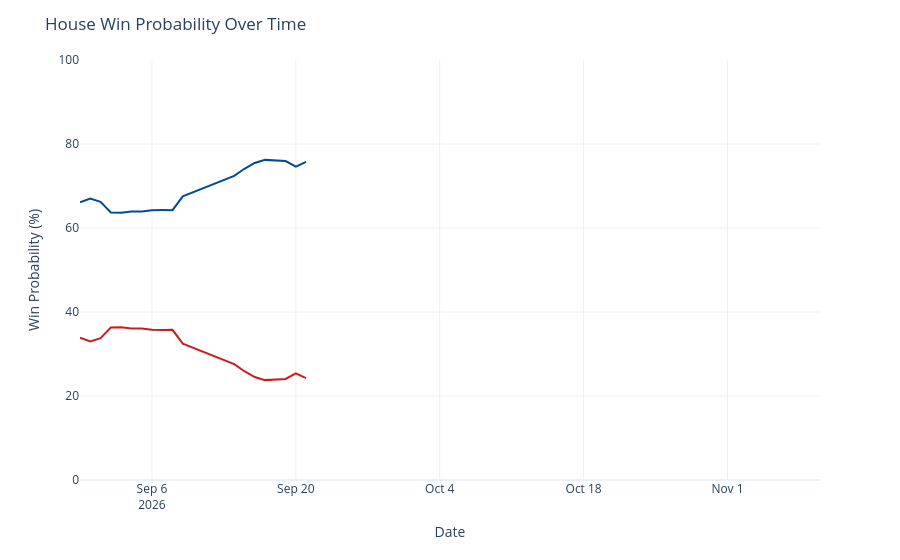

Notebook cell for this chart:
### Code cell
chance_over_time = output_ts[(output_ts['geo'] == 'US House') &
                             (output_ts['type'] == 'chance')]
chance_over_time['rep_chance'] = chance_over_time['y'].map(lambda x: 100 - x)
chance_over_time = chance_over_time.rename({'y': 'Democrats', 'rep_chance': 'Republicans'}, axis=1)
chance_time_ser = px.line(chance_over_time, x='date', y=['Democrats', 'Republicans'], template='plotly_white',
                         color_discrete_map={'Democrats': '#004b97', 'Republicans': '#c71e1d'},)
chance_time_ser.update_traces(hovertemplate="%{y:.1f}%")
chance_time_ser.update_layout(
    xaxis=dict(range=[pd.to_datetime('2026-08-30'), pd.to_datetime('2026-11-10')]),
    yaxis=dict(range=[0, 100]),
    xaxis_title='Date',
    yaxis_title='Win Probability (%)',
    title=dict(text="House Win Probability Over Time"),
    hovermode="x",
    showlegend=False
)
chance_time_ser

### Figure 1 — Plotly figure (JSON) as saved in the notebook; plotly's stock layout.template omitted (floating-point values rounded to 4 significant figures)
{"data": [{"hovertemplate": "%{y:.1f}%", "legendgroup": "Democrats", "line": {"color": "#004b97", "dash": "solid"}, "marker": {"symbol": "circle"}, "mode": "lines", "name": "Democrats", "orientation": "v", "showlegend": true, "type": "scatter", "x": ["2026-08-30", "2026-08-31", "2026-09-01", "2026-09-02", "2026-09-03", "2026-09-04", "2026-09-05", "2026-09-06", "2026-09-07", "2026-09-08", "2026-09-09", "2026-09-14", "2026-09-15", "2026-09-16", "2026-09-17", "2026-09-18", "2026-09-19", "2026-09-20", "2026-09-21"], "xaxis": "x", "y": [66.12, 67.02, 66.25, 63.69, 63.65, 63.91, 63.91, 64.23, 64.27, 64.25, 67.54, 72.39, 74.1, 75.49, 76.22, 76.08, 75.94, 74.59, 75.75], "yaxis": "y"}, {"hovertemplate": "%{y:.1f}%", "legendgroup": "Republicans", "line": {"color": "#c71e1d", "dash": "solid"}, "marker": {"symbol": "circle"}, "mode": "lines", "name": "Republicans", "orientation": "v", "showlegend": true, "type": "scatter", "x": ["2026-08-30", "2026-08-31", "2026-09-01", "2026-09-02", "2026-09-03", "2026-09-04", "2026-09-05", "2026-09-06", "2026-09-07", "2026-09-08", "2026-09-09", "2026-09-14", "2026-09-15", "2026-09-16", "2026-09-17", "2026-09-18", "2026-09-19", "2026-09-20", "2026-09-21"], "xaxis": "x", "y": [33.88, 32.98, 33.75, 36.31, 36.35, 36.09, 36.09, 35.77, 35.73, 35.75, 32.46, 27.61, 25.9, 24.51, 23.78, 23.92, 24.06, 25.41, 24.25], "yaxis": "y"}], "layout": {"hovermode": "x", "legend": {"title": {"text": "variable"}, "tracegroupgap": 0}, "margin": {"t": 60}, "showlegend": false, "title": {"text": "House Win Probability Over Time"}, "xaxis": {"anchor": "y", "domain": [0, 1], "range": ["2026-08-30T00:00:00", "2026-11-10T00:00:00"], "title": {"text": "Date"}}, "yaxis": {"anchor": "x", "domain": [0, 1], "range": [0, 100], "title": {"text": "Win Probability (%)"}}}}
